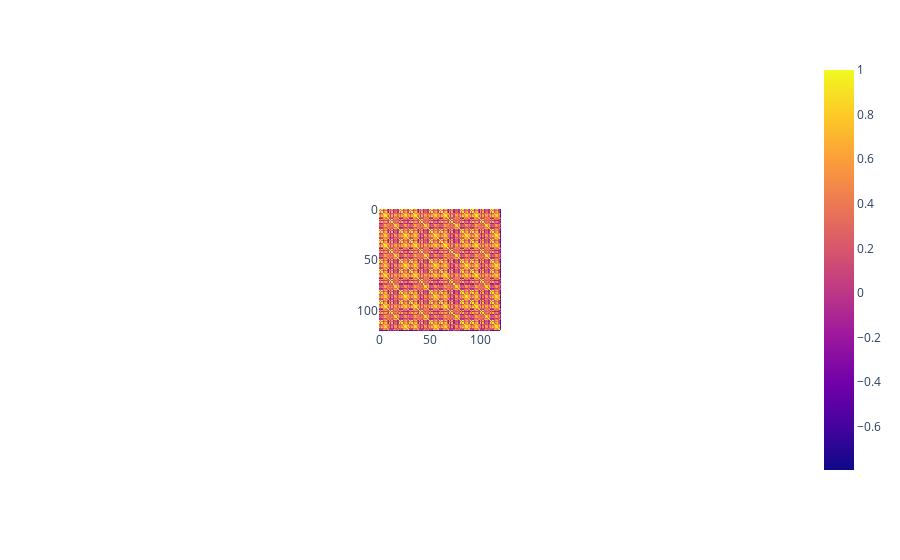

The notebook cell saved with this chart:
### Markdown cell above
And now a "one line" heatmap:

- `with px do imshow using` as list containing
    - `with dataframe do corr using`

### Code cell
px.imshow(dataframe.corr())

#<xml xmlns="https://developers.google.com/blockly/xml"><variables><variable id="+yh,Zg{hON]zy6D~.rH#">px</variable><variable id="Y+grzOaS*0=OHV6zO8m/">dataframe</variable></variables><block type="varDoMethod" id="7PkTI5@+A6#C}J7CTmyF" x="39" y="343"><field name="VAR" id="+yh,Zg{hON]zy6D~.rH#">px</field><field name="MEMBER">imshow</field><data>px:imshow</data><value name="INPUT"><block type="lists_create_with" id="g^2EaX(wo6etoMYs:5}O"><mutation items="1"></mutation><value name="ADD0"><block type="varDoMethod" id="}+yhA11{~7/NTkg`wx);"><field name="VAR" id="Y+grzOaS*0=OHV6zO8m/">dataframe</field><field name="MEMBER">corr</field><data>dataframe:corr</data></block></value></block></value></block></xml>

### Figure 1 — Plotly figure (JSON) as saved in the notebook; plotly's stock layout.template omitted (floating-point values rounded to 4 significant figures; data arrays with more than 128 entries replaced by an {"elided": "..."} marker saying what was removed)
{"data": [{"coloraxis": "coloraxis", "hovertemplate": "x: %{x}<br>y: %{y}<br>color: %{z}<extra></extra>", "type": "heatmap", "z": {"elided": "121x121 float values"}}], "layout": {"autosize": true, "coloraxis": {"colorscale": [[0, "#0d0887"], [0.1111, "#46039f"], [0.2222, "#7201a8"], [0.3333, "#9c179e"], [0.4444, "#bd3786"], [0.5556, "#d8576b"], [0.6667, "#ed7953"], [0.7778, "#fb9f3a"], [0.8889, "#fdca26"], [1, "#f0f921"]]}, "margin": {"t": 60}, "xaxis": {"autorange": true, "constrain": "domain", "domain": [0.3595, 0.6405], "range": [-0.5, 120.5], "scaleanchor": "y"}, "yaxis": {"autorange": true, "constrain": "domain", "domain": [0.3545, 0.6455], "range": [120.5, -0.5]}}}
